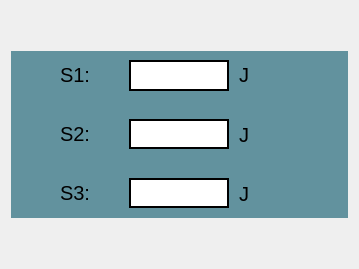
                <widget class="QWidget" name="tab_21">
                 <attribute name="title">
                  <string>Energía</string>
                 </attribute>
                 <layout class="QGridLayout" name="gridLayout_17">
                  <item row="1" column="0">
                   <widget class="QFrame" name="frame_11">
                    <property name="styleSheet">
                     <string notr="true">QFrame{
	background-color: rgb(98, 146, 158);
	border: none;
}</string>
                    </property>
                    <property name="frameShape">
                     <enum>QFrame::StyledPanel</enum>
                    </property>
                    <property name="frameShadow">
                     <enum>QFrame::Raised</enum>
                    </property>
                    <layout class="QGridLayout" name="gridLayout_13">
                     <property name="leftMargin">
                      <number>0</number>
                     </property>
                     <property name="topMargin">
                      <number>0</number>
                     </property>
                     <property name="rightMargin">
                      <number>0</number>
                     </property>
                     <property name="bottomMargin">
                      <number>0</number>
                     </property>
                     <property name="verticalSpacing">
                      <number>10</number>
                     </property>
                     <item row="2" column="0">
                      <widget class="QFrame" name="frame_127">
                       <property name="frameShape">
                        <enum>QFrame::StyledPanel</enum>
                       </property>
                       <property name="frameShadow">
                        <enum>QFrame::Raised</enum>
                       </property>
                       <layout class="QGridLayout" name="gridLayout_134">
                        <property name="spacing">
                         <number>7</number>
                        </property>
                        <item row="0" column="0">
                         <spacer name="horizontalSpacer_7">
                          <property name="orientation">
                           <enum>Qt::Horizontal</enum>
                          </property>
                          <property name="sizeHint" stdset="0">
                           <size>
                            <width>40</width>
                            <height>20</height>
                           </size>
                          </property>
                         </spacer>
                        </item>
                        <item row="0" column="4">
                         <spacer name="horizontalSpacer_8">
                          <property name="orientation">
                           <enum>Qt::Horizontal</enum>
                          </property>
                          <property name="sizeHint" stdset="0">
                           <size>
                            <width>40</width>
                            <height>20</height>
                           </size>
                          </property>
                         </spacer>
                        </item>
                        <item row="0" column="2">
                         <widget class="QFrame" name="frameE2_2">
                          <property name="minimumSize">
                           <size>
                            <width>105</width>
                            <height>31</height>
                           </size>
                          </property>
                          <property name="maximumSize">
                           <size>
                            <width>105</width>
                            <height>31</height>
                           </size>
                          </property>
                          <property name="frameShape">
                           <enum>QFrame::StyledPanel</enum>
                          </property>
                          <property name="frameShadow">
                           <enum>QFrame::Raised</enum>
                          </property>
                          <layout class="QGridLayout" name="gridLayout_37">
                           <property name="leftMargin">
                            <number>1</number>
                           </property>
                           <property name="topMargin">
                            <number>0</number>
                           </property>
                           <property name="rightMargin">
                            <number>1</number>
                           </property>
                           <property name="bottomMargin">
                            <number>0</number>
                           </property>
                           <property name="spacing">
                            <number>1</number>
                           </property>
                           <item row="0" column="0">
                            <widget class="QLineEdit" name="E3">
                             <property name="minimumSize">
                              <size>
                               <width>100</width>
                               <height>30</height>
                              </size>
                             </property>
                             <property name="maximumSize">
                              <size>
                               <width>100</width>
                               <height>30</height>
                              </size>
                             </property>
                             <property name="styleSheet">
                              <string notr="true">QLineEdit{
background-color: white;
border: 2px solid black;
font-color: black;
qproperty-alignment: AlignCenter;
font-size: 15px;
}</string>
                             </property>
                             <property name="text">
                              <string/>
                             </property>
                            </widget>
                           </item>
                          </layout>
                         </widget>
                        </item>
                        <item row="0" column="1">
                         <widget class="QFrame" name="frame_128">
                          <property name="minimumSize">
                           <size>
                            <width>60</width>
                            <height>30</height>
                           </size>
                          </property>
                          <property name="maximumSize">
                           <size>
                            <width>60</width>
                            <height>16777215</height>
                           </size>
                          </property>
                          <property name="frameShape">
                           <enum>QFrame::StyledPanel</enum>
                          </property>
                          <property name="frameShadow">
                           <enum>QFrame::Raised</enum>
                          </property>
                          <layout class="QGridLayout" name="gridLayout_135">
                           <property name="leftMargin">
                            <number>0</number>
                           </property>
                           <property name="topMargin">
                            <number>0</number>
                           </property>
                           <property name="rightMargin">
                            <number>0</number>
                           </property>
                           <property name="bottomMargin">
                            <number>0</number>
                           </property>
                           <item row="0" column="0">
                            <widget class="QLabel" name="label_114">
                             <property name="minimumSize">
                              <size>
                               <width>30</width>
                               <height>20</height>
                              </size>
                             </property>
                             <property name="maximumSize">
                              <size>
                               <width>60</width>
                               <height>30</height>
                              </size>
                             </property>
                             <property name="styleSheet">
                              <string notr="true">QLabel{
qproperty-alignment: AlignRight;
font-size: 20px;
border: none;
background-color: transparent;
}</string>
                             </property>
                             <property name="text">
                              <string>S3:</string>
                             </property>
                            </widget>
                           </item>
                          </layout>
                         </widget>
                        </item>
                        <item row="0" column="3">
                         <widget class="QFrame" name="frame_129">
                          <property name="minimumSize">
                           <size>
                            <width>60</width>
                            <height>30</height>
                           </size>
                          </property>
                          <property name="maximumSize">
                           <size>
                            <width>60</width>
                            <height>16777215</height>
                           </size>
                          </property>
                          <property name="frameShape">
                           <enum>QFrame::StyledPanel</enum>
                          </property>
                          <property name="frameShadow">
                           <enum>QFrame::Raised</enum>
                          </property>
                          <layout class="QGridLayout" name="gridLayout_136">
                           <property name="leftMargin">
                            <number>0</number>
                           </property>
                           <property name="topMargin">
                            <number>0</number>
                           </property>
                           <property name="rightMargin">
                            <number>0</number>
                           </property>
                           <property name="bottomMargin">
                            <number>0</number>
                           </property>
                           <item row="0" column="0">
                            <widget class="QLabel" name="label_115">
                             <property name="minimumSize">
                              <size>
                               <width>30</width>
                               <height>30</height>
                              </size>
                             </property>
                             <property name="maximumSize">
                              <size>
                               <width>60</width>
                               <height>16777215</height>
                              </size>
                             </property>
                             <property name="styleSheet">
                              <string notr="true">QLabel{
qproperty-alignment: AlignLeft;
font-size: 20px;
border: none;
background-color: transparent;
}</string>
                             </property>
                             <property name="text">
                              <string>J</string>
                             </property>
                            </widget>
                           </item>
                          </layout>
                         </widget>
                        </item>
                       </layout>
                      </widget>
                     </item>
                     <item row="0" column="0">
                      <widget class="QFrame" name="frame_36">
                       <property name="minimumSize">
                        <size>
                         <width>0</width>
                         <height>0</height>
                        </size>
                       </property>
                       <property name="frameShape">
                        <enum>QFrame::StyledPanel</enum>
                       </property>
                       <property name="frameShadow">
                        <enum>QFrame::Raised</enum>
                       </property>
                       <layout class="QGridLayout" name="gridLayout_38">
                        <property name="spacing">
                         <number>7</number>
                        </property>
                        <item row="0" column="3">
                         <widget class="QFrame" name="frame_35">
                          <property name="minimumSize">
                           <size>
                            <width>60</width>
                            <height>30</height>
                           </size>
                          </property>
                          <property name="maximumSize">
                           <size>
                            <width>60</width>
                            <height>16777215</height>
                           </size>
                          </property>
                          <property name="frameShape">
                           <enum>QFrame::StyledPanel</enum>
                          </property>
                          <property name="frameShadow">
                           <enum>QFrame::Raised</enum>
                          </property>
                          <layout class="QGridLayout" name="gridLayout_31">
                           <property name="leftMargin">
                            <number>0</number>
                           </property>
                           <property name="topMargin">
                            <number>0</number>
                           </property>
                           <property name="rightMargin">
                            <number>0</number>
                           </property>
                           <property name="bottomMargin">
                            <number>0</number>
                           </property>
                           <item row="0" column="0">
                            <widget class="QLabel" name="label_98">
                             <property name="minimumSize">
                              <size>
                               <width>30</width>
                               <height>20</height>
                              </size>
                             </property>
                             <property name="maximumSize">
                              <size>
                               <width>60</width>
                               <height>30</height>
                              </size>
                             </property>
                             <property name="styleSheet">
                              <string notr="true">QLabel{
qproperty-alignment: AlignLeft;
font-size: 20px;
border: none;
background-color: transparent;
}</string>
                             </property>
                             <property name="text">
                              <string>J</string>
                             </property>
                            </widget>
                           </item>
                          </layout>
                         </widget>
                        </item>
                        <item row="0" column="1">
                         <widget class="QFrame" name="frame_34">
                          <property name="minimumSize">
                           <size>
                            <width>60</width>
                            <height>30</height>
                           </size>
                          </property>
                          <property name="maximumSize">
                           <size>
                            <width>60</width>
                            <height>30</height>
                           </size>
                          </property>
                          <property name="frameShape">
                           <enum>QFrame::StyledPanel</enum>
                          </property>
                          <property name="frameShadow">
                           <enum>QFrame::Raised</enum>
                          </property>
                          <layout class="QGridLayout" name="gridLayout_32">
                           <property name="leftMargin">
                            <number>0</number>
                           </property>
                           <property name="topMargin">
                            <number>0</number>
                           </property>
                           <property name="rightMargin">
                            <number>0</number>
                           </property>
                           <property name="bottomMargin">
                            <number>0</number>
                           </property>
                           <item row="0" column="0">
                            <widget class="QLabel" name="label_97">
                             <property name="minimumSize">
                              <size>
                               <width>30</width>
                               <height>20</height>
                              </size>
                             </property>
                             <property name="maximumSize">
                              <size>
                               <width>60</width>
                               <height>16777215</height>
                              </size>
                             </property>
                             <property name="styleSheet">
                              <string notr="true">QLabel{
qproperty-alignment: AlignRight;
font-size: 20px;
border: none;
background-color: transparent;
}</string>
                             </property>
                             <property name="text">
                              <string>S1:</string>
                             </property>
                            </widget>
                           </item>
                          </layout>
                         </widget>
                        </item>
                        <item row="0" column="2">
                         <widget class="QFrame" name="frameE1">
                          <property name="minimumSize">
                           <size>
                            <width>105</width>
                            <height>31</height>
                           </size>
                          </property>
                          <property name="maximumSize">
                           <size>
                            <width>105</width>
                            <height>31</height>
                           </size>
                          </property>
                          <property name="frameShape">
                           <enum>QFrame::StyledPanel</enum>
                          </property>
                          <property name="frameShadow">
                           <enum>QFrame::Raised</enum>
                          </property>
                          <layout class="QGridLayout" name="gridLayout_33">
                           <property name="leftMargin">
                            <number>1</number>
                           </property>
                           <property name="topMargin">
                            <number>0</number>
                           </property>
                           <property name="rightMargin">
                            <number>1</number>
                           </property>
                           <property name="bottomMargin">
                            <number>0</number>
                           </property>
                           <property name="spacing">
                            <number>1</number>
                           </property>
                           <item row="0" column="0">
                            <widget class="QLineEdit" name="E1">
                             <property name="minimumSize">
                              <size>
                               <width>100</width>
                               <height>30</height>
                              </size>
                             </property>
                             <property name="maximumSize">
                              <size>
                               <width>100</width>
                               <height>60</height>
                              </size>
                             </property>
                             <property name="sizeIncrement">
                              <size>
                               <width>0</width>
                               <height>0</height>
                              </size>
                             </property>
                             <property name="styleSheet">
                              <string notr="true">QLineEdit{
background-color: white;
border: 2px solid black;
font-color: black;
qproperty-alignment: AlignCenter;
font-size: 15px;
}</string>
                             </property>
                             <property name="text">
                              <string/>
                             </property>
                            </widget>
                           </item>
                          </layout>
                         </widget>
                        </item>
                        <item row="0" column="4">
                         <spacer name="horizontalSpacer_3">
                          <property name="orientation">
                           <enum>Qt::Horizontal</enum>
                          </property>
                          <property name="sizeHint" stdset="0">
                           <size>
                            <width>40</width>
                            <height>20</height>
                           </size>
                          </property>
                         </spacer>
                        </item>
                        <item row="0" column="0">
                         <spacer name="horizontalSpacer_2">
                          <property name="orientation">
                           <enum>Qt::Horizontal</enum>
                          </property>
                          <property name="sizeHint" stdset="0">
                           <size>
                            <width>40</width>
                            <height>20</height>
                           </size>
                          </property>
                         </spacer>
                        </item>
                       </layout>
                      </widget>
                     </item>
                     <item row="1" column="0">
                      <widget class="QFrame" name="frame_37">
                       <property name="frameShape">
                        <enum>QFrame::StyledPanel</enum>
                       </property>
                       <property name="frameShadow">
                        <enum>QFrame::Raised</enum>
                       </property>
                       <layout class="QGridLayout" name="gridLayout_39">
                        <property name="spacing">
                         <number>7</number>
                        </property>
                        <item row="0" column="0">
                         <spacer name="horizontalSpacer_5">
                          <property name="orientation">
                           <enum>Qt::Horizontal</enum>
                          </property>
                          <property name="sizeHint" stdset="0">
                           <size>
                            <width>40</width>
                            <height>20</height>
                           </size>
                          </property>
                         </spacer>
                        </item>
                        <item row="0" column="4">
                         <spacer name="horizontalSpacer_4">
                          <property name="orientation">
                           <enum>Qt::Horizontal</enum>
                          </property>
                          <property name="sizeHint" stdset="0">
                           <size>
                            <width>40</width>
                            <height>20</height>
                           </size>
                          </property>
                         </spacer>
                        </item>
                        <item row="0" column="2">
                         <widget class="QFrame" name="frameE2">
                          <property name="minimumSize">
                           <size>
                            <width>105</width>
                            <height>31</height>
                           </size>
                          </property>
                          <property name="maximumSize">
                           <size>
                            <width>105</width>
                            <height>31</height>
                           </size>
                          </property>
                          <property name="frameShape">
                           <enum>QFrame::StyledPanel</enum>
                          </property>
                          <property name="frameShadow">
                           <enum>QFrame::Raised</enum>
                          </property>
                          <layout class="QGridLayout" name="gridLayout_36">
                           <property name="leftMargin">
                            <number>1</number>
                           </property>
                           <property name="topMargin">
                            <number>0</number>
                           </property>
                           <property name="rightMargin">
                            <number>1</number>
                           </property>
                           <property name="bottomMargin">
                            <number>0</number>
                           </property>
                           <property name="spacing">
                            <number>1</number>
                           </property>
                           <item row="0" column="0">
                            <widget class="QLineEdit" name="E2">
                             <property name="minimumSize">
                              <size>
                               <width>100</width>
                               <height>30</height>
                              </size>
                             </property>
                             <property name="maximumSize">
                              <size>
                               <width>100</width>
                               <height>30</height>
                              </size>
                             </property>
                             <property name="styleSheet">
                              <string notr="true">QLineEdit{
background-color: white;
border: 2px solid black;
font-color: black;
qproperty-alignment: AlignCenter;
font-size: 15px;
}</string>
                             </property>
                             <property name="text">
                              <string/>
                             </property>
                            </widget>
                           </item>
                          </layout>
                         </widget>
                        </item>
                        <item row="0" column="1">
                         <widget class="QFrame" name="frame_38">
                          <property name="minimumSize">
                           <size>
                            <width>60</width>
                            <height>30</height>
                           </size>
                          </property>
                          <property name="maximumSize">
                           <size>
                            <width>60</width>
                            <height>16777215</height>
                           </size>
                          </property>
                          <property name="frameShape">
                           <enum>QFrame::StyledPanel</enum>
                          </property>
                          <property name="frameShadow">
                           <enum>QFrame::Raised</enum>
                          </property>
                          <layout class="QGridLayout" name="gridLayout_34">
                           <property name="leftMargin">
                            <number>0</number>
                           </property>
                           <property name="topMargin">
                            <number>0</number>
                           </property>
                           <property name="rightMargin">
                            <number>0</number>
                           </property>
                           <property name="bottomMargin">
                            <number>0</number>
                           </property>
                           <item row="0" column="0">
                            <widget class="QLabel" name="label_107">
                             <property name="minimumSize">
                              <size>
                               <width>30</width>
                               <height>20</height>
                              </size>
                             </property>
                             <property name="maximumSize">
                              <size>
                               <width>60</width>
                               <height>30</height>
                              </size>
                             </property>
                             <property name="styleSheet">
                              <string notr="true">QLabel{
qproperty-alignment: AlignRight;
font-size: 20px;
border: none;
background-color: transparent;
}</string>
                             </property>
                             <property name="text">
                              <string>S2:</string>
                             </property>
                            </widget>
                           </item>
                          </layout>
                         </widget>
                        </item>
                        <item row="0" column="3">
                         <widget class="QFrame" name="frame_39">
                          <property name="minimumSize">
                           <size>
                            <width>60</width>
                            <height>30</height>
                           </size>
                          </property>
                          <property name="maximumSize">
                           <size>
                            <width>60</width>
                            <height>16777215</height>
                           </size>
                          </property>
                          <property name="frameShape">
                           <enum>QFrame::StyledPanel</enum>
                          </property>
                          <property name="frameShadow">
                           <enum>QFrame::Raised</enum>
                          </property>
                          <layout class="QGridLayout" name="gridLayout_35">
                           <property name="leftMargin">
                            <number>0</number>
                           </property>
                           <property name="topMargin">
                            <number>0</number>
                           </property>
                           <property name="rightMargin">
                            <number>0</number>
                           </property>
                           <property name="bottomMargin">
                            <number>0</number>
                           </property>
                           <item row="0" column="0">
                            <widget class="QLabel" name="label_108">
                             <property name="minimumSize">
                              <size>
                               <width>30</width>
                               <height>30</height>
                              </size>
                             </property>
                             <property name="maximumSize">
                              <size>
                               <width>60</width>
                               <height>16777215</height>
                              </size>
                             </property>
                             <property name="styleSheet">
                              <string notr="true">QLabel{
qproperty-alignment: AlignLeft;
font-size: 20px;
border: none;
background-color: transparent;
}</string>
                             </property>
                             <property name="text">
                              <string>J</string>
                             </property>
                            </widget>
                           </item>
                          </layout>
                         </widget>
                        </item>
                       </layout>
                      </widget>
                     </item>
                    </layout>
                   </widget>
                  </item>
                  <item row="0" column="0">
                   <spacer name="verticalSpacer_2">
                    <property name="orientation">
                     <enum>Qt::Vertical</enum>
                    </property>
                    <property name="sizeHint" stdset="0">
                     <size>
                      <width>20</width>
                      <height>40</height>
                     </size>
                    </property>
                   </spacer>
                  </item>
                  <item row="2" column="0">
                   <spacer name="verticalSpacer_3">
                    <property name="orientation">
                     <enum>Qt::Vertical</enum>
                    </property>
                    <property name="sizeHint" stdset="0">
                     <size>
                      <width>20</width>
                      <height>40</height>
                     </size>
                    </property>
                   </spacer>
                  </item>
                 </layout>
                </widget>
